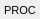
        <widget class="PyDMFrame" name="composite_39">
          <property name="geometry">
            <rect>
              <x>481</x>
              <y>230</y>
              <width>40</width>
              <height>19</height>
            </rect>
          </property>
          <property name="sizePolicy">
            <sizepolicy hsizetype="Ignored" vsizetype="Ignored">
              <horstretch>0</horstretch>
              <verstretch>0</verstretch>
            </sizepolicy>
          </property>
          <layout class="QGridLayout" name="gridLayout_40" columnstretch="39,1" rowstretch="3,14,2">
            <property name="leftMargin">
              <number>0</number>
            </property>
            <property name="topMargin">
              <number>0</number>
            </property>
            <property name="rightMargin">
              <number>0</number>
            </property>
            <property name="bottomMargin">
              <number>0</number>
            </property>
            <property name="horizontalSpacing">
              <number>0</number>
            </property>
            <property name="verticalSpacing">
              <number>0</number>
            </property>
            <item row="0" column="0" rowspan="3">
              <widget class="PyDMDrawingRectangle" name="rectangle_31">
                <property name="geometry">
                  <rect>
                    <x>0</x>
                    <y>0</y>
                    <width>39</width>
                    <height>19</height>
                  </rect>
                </property>
                <property name="sizePolicy">
                  <sizepolicy hsizetype="Ignored" vsizetype="Ignored">
                    <horstretch>0</horstretch>
                    <verstretch>0</verstretch>
                  </sizepolicy>
                </property>
                <property name="brush" stdset="0">
                  <brush brushstyle="SolidPattern">
                    <color alpha="255">
                      <red>115</red>
                      <green>223</green>
                      <blue>255</blue>
                    </color>
                  </brush>
                </property>
                <property name="penStyle" stdset="0">
                  <enum>Qt::SolidLine</enum>
                </property>
                <property name="penColor" stdset="0">
                  <color>
                    <red>115</red>
                    <green>223</green>
                    <blue>255</blue>
                  </color>
                </property>
                <property name="penWidth" stdset="0">
                  <double>0</double>
                </property>
                <property name="penCapStyle" stdset="0">
                  <enum>Qt::FlatCap</enum>
                </property>
                <property name="toolTip">
                  <string>rectangle_31</string>
                </property>
              </widget>
            </item>
            <item row="1" column="0" colspan="2">
              <widget class="QLabel" name="text_85">
                <property name="geometry">
                  <rect>
                    <x>0</x>
                    <y>3</y>
                    <width>40</width>
                    <height>14</height>
                  </rect>
                </property>
                <property name="sizePolicy">
                  <sizepolicy hsizetype="Ignored" vsizetype="Ignored">
                    <horstretch>0</horstretch>
                    <verstretch>0</verstretch>
                  </sizepolicy>
                </property>
                <property name="text">
                  <string>PROC</string>
                </property>
                <property name="font">
                  <font>
                    <pointsize>8</pointsize>
                  </font>
                </property>
                <property name="brush" stdset="0">
                  <brush brushstyle="SolidPattern">
                    <color alpha="255">
                      <red>0</red>
                      <green>0</green>
                      <blue>0</blue>
                    </color>
                  </brush>
                </property>
                <property name="toolTip">
                  <string>text_85</string>
                </property>
                <property name="alignment">
                  <set>Qt::AlignCenter</set>
                </property>
                <property name="styleSheet">
                  <string notr="true">QLabel#text_85 {
  color: rgb(0, 0, 0);
  }</string>
                </property>
              </widget>
            </item>
            <item row="0" column="0" rowspan="3">
              <widget class="PyDMDrawingPolyline" name="polyline_69">
                <property name="geometry">
                  <rect>
                    <x>0</x>
                    <y>0</y>
                    <width>39</width>
                    <height>19</height>
                  </rect>
                </property>
                <property name="sizePolicy">
                  <sizepolicy hsizetype="Ignored" vsizetype="Ignored">
                    <horstretch>0</horstretch>
                    <verstretch>0</verstretch>
                  </sizepolicy>
                </property>
                <property name="toolTip">
                  <string>polyline_69</string>
                </property>
                <property name="brush" stdset="0">
                  <brush brushstyle="NoBrush">
                    <color alpha="255">
                      <red>236</red>
                      <green>236</green>
                      <blue>236</blue>
                    </color>
                  </brush>
                </property>
                <property name="penStyle" stdset="0">
                  <enum>Qt::SolidLine</enum>
                </property>
                <property name="penColor" stdset="0">
                  <color>
                    <red>236</red>
                    <green>236</green>
                    <blue>236</blue>
                  </color>
                </property>
                <property name="penWidth" stdset="0">
                  <double>1</double>
                </property>
                <property name="penCapStyle" stdset="0">
                  <enum>Qt::FlatCap</enum>
                </property>
                <property name="points" stdset="0">
                  <stringlist>
                    <string>480, 247</string>
                    <string>480, 229</string>
                    <string>518, 229</string>
                  </stringlist>
                </property>
              </widget>
            </item>
            <item row="0" column="0" rowspan="3">
              <widget class="PyDMDrawingPolyline" name="polyline_70">
                <property name="geometry">
                  <rect>
                    <x>0</x>
                    <y>0</y>
                    <width>39</width>
                    <height>19</height>
                  </rect>
                </property>
                <property name="sizePolicy">
                  <sizepolicy hsizetype="Ignored" vsizetype="Ignored">
                    <horstretch>0</horstretch>
                    <verstretch>0</verstretch>
                  </sizepolicy>
                </property>
                <property name="toolTip">
                  <string>polyline_70</string>
                </property>
                <property name="brush" stdset="0">
                  <brush brushstyle="NoBrush">
                    <color alpha="255">
                      <red>105</red>
                      <green>105</green>
                      <blue>105</blue>
                    </color>
                  </brush>
                </property>
                <property name="penStyle" stdset="0">
                  <enum>Qt::SolidLine</enum>
                </property>
                <property name="penColor" stdset="0">
                  <color>
                    <red>105</red>
                    <green>105</green>
                    <blue>105</blue>
                  </color>
                </property>
                <property name="penWidth" stdset="0">
                  <double>1</double>
                </property>
                <property name="penCapStyle" stdset="0">
                  <enum>Qt::FlatCap</enum>
                </property>
                <property name="points" stdset="0">
                  <stringlist>
                    <string>518, 229</string>
                    <string>518, 247</string>
                    <string>480, 247</string>
                  </stringlist>
                </property>
              </widget>
            </item>
          </layout>
        </widget>
